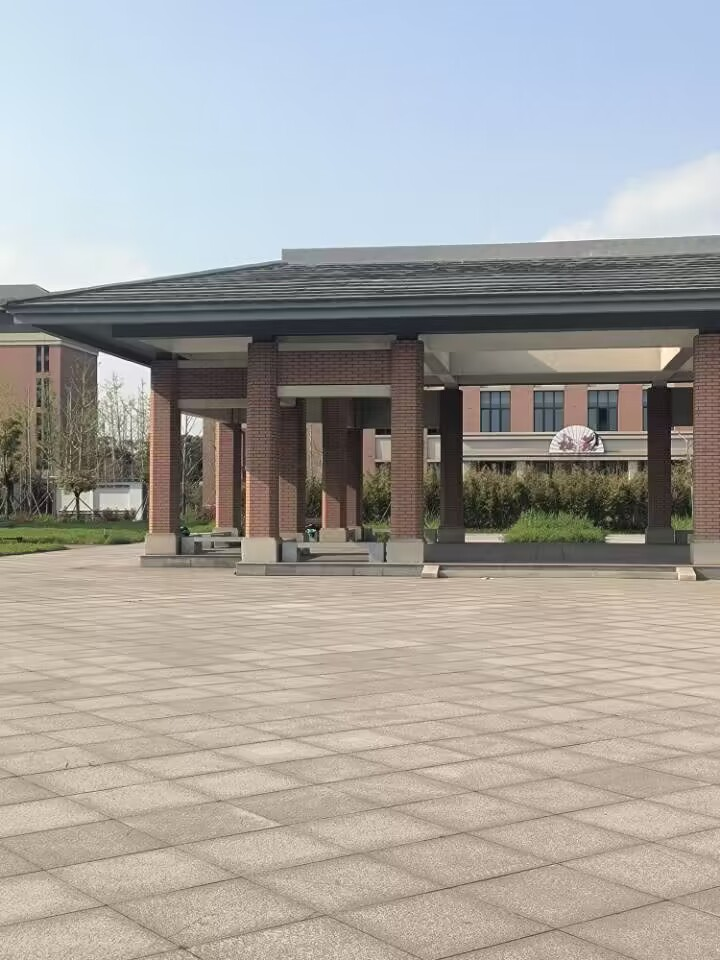
#> input picture 计算机视觉实践-练习1/images/left.jpg, 720 x 960 px
$ jupyter execute SIFT_stitch.ipynb
#> lines starting #> are read from the running program, lines starting #| are printed output that depends on the picture
[cell 1]
import cv2
import numpy as np
import matplotlib.pyplot as plt

# 1. 加载源图与待拼接图像

[cell 2]
path1 = 'images/left.jpg'
path2 = 'images/right.jpg'
img1 = cv2.imread(path1)
#> img1 is the input picture: shape (960, 720, 3); mean B, G, R 159.2, 162.8, 165.4
img2 = cv2.imread(path2)
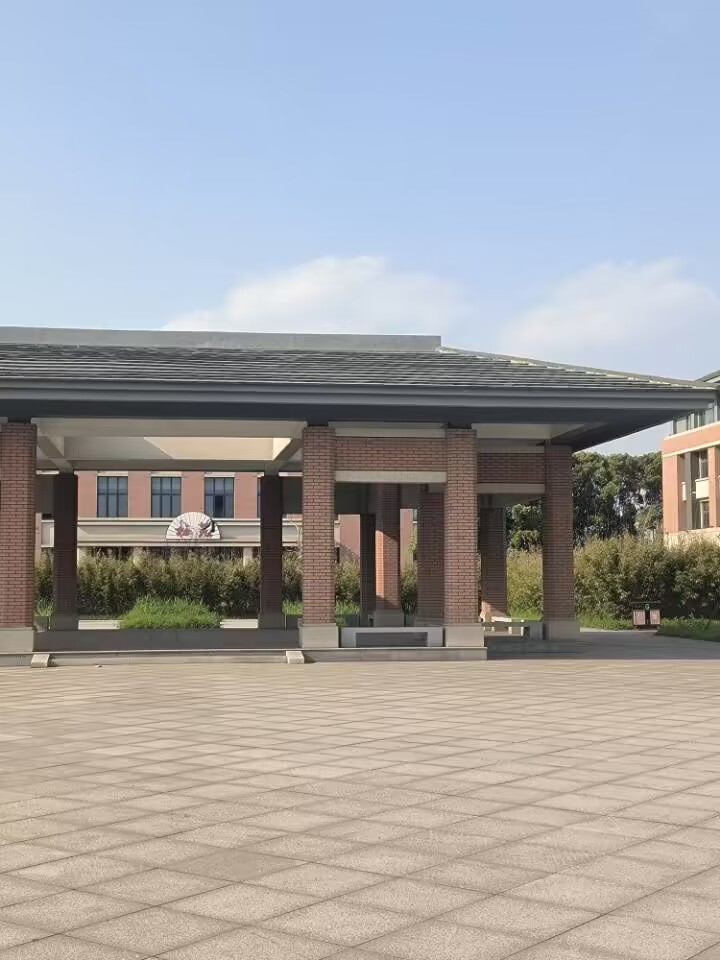
#> input picture 计算机视觉实践-练习1/images/right.jpg, 720 x 960 px
#> img2 is the input picture: shape (960, 720, 3); mean B, G, R 164.7, 162.7, 162.8

[cell 3]
plt.subplot(121), plt.imshow(cv2.cvtColor(img1, cv2.COLOR_BGR2RGB)), plt.title('src')
plt.subplot(122), plt.imshow(cv2.cvtColor(img2, cv2.COLOR_BGR2RGB)), plt.title('stitch')
plt.show()

# 2. SIFT特征点检测

[cell 4]
# 高斯金字塔示意图
f, ax = plt.subplots(2, 3, figsize=(12, 8))
ax[0, 0].imshow(cv2.cvtColor(img1, cv2.COLOR_BGR2RGB))
ax[0, 0].set_title("original")
ax[0, 0].set_xticks([])
ax[0, 0].set_yticks([])

for i in range(1, 6):
    # 高斯模糊
    image_blur = cv2.GaussianBlur(img1, (15, 15), i)
    # 计算子图
    ax[int(i/3), i % 3].imshow(cv2.cvtColor(image_blur, cv2.COLOR_BGR2RGB))
    ax[int(i/3), i % 3].set_title("σ" + str(i))
    ax[int(i/3), i % 3].set_xticks([])
    ax[int(i/3), i % 3].set_yticks([])
plt.show()

[cell 5]
# 高斯差分金字塔示意图
image_blur1 = cv2.GaussianBlur(img1, (15, 15), 1) # 一次高斯模糊
image_blur2 = cv2.GaussianBlur(img1, (15, 15), 2) # 二次高斯模糊
DOG_12 = image_blur1 - image_blur2                # 高斯差分图1-2
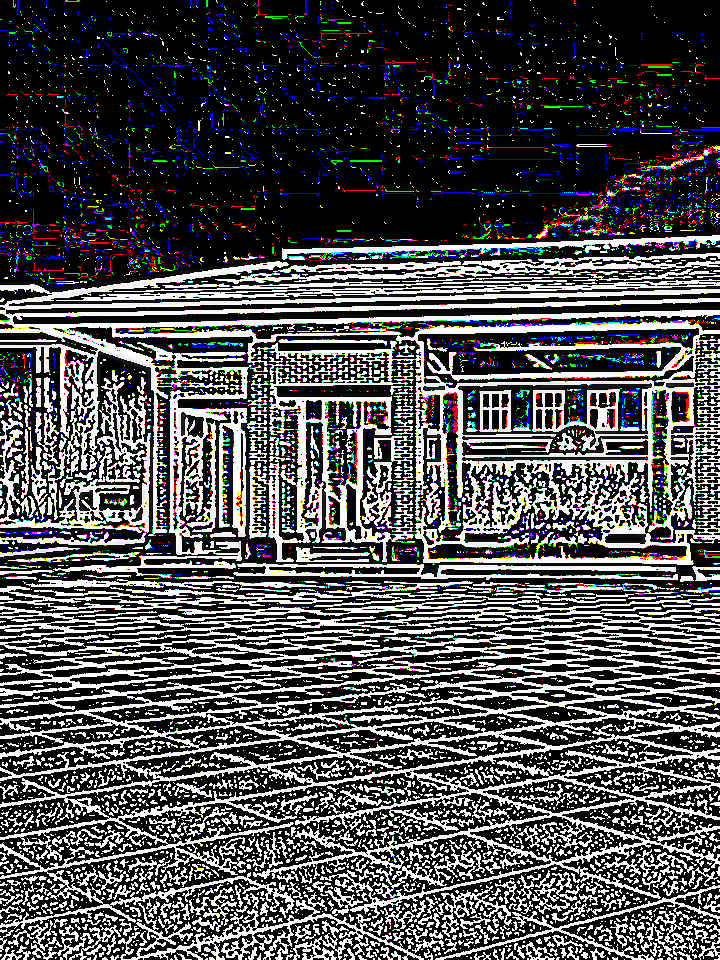
#> DOG_12: shape (960, 720, 3); mean B, G, R 81.7, 80.4, 80.6
image_blur7 = cv2.GaussianBlur(img1, (15, 15), 7) # 七次高斯模糊
image_blur8 = cv2.GaussianBlur(img1, (15, 15), 8) # 八高斯模糊
DOG_78 = image_blur7 - image_blur8                # 高斯差分图7-8
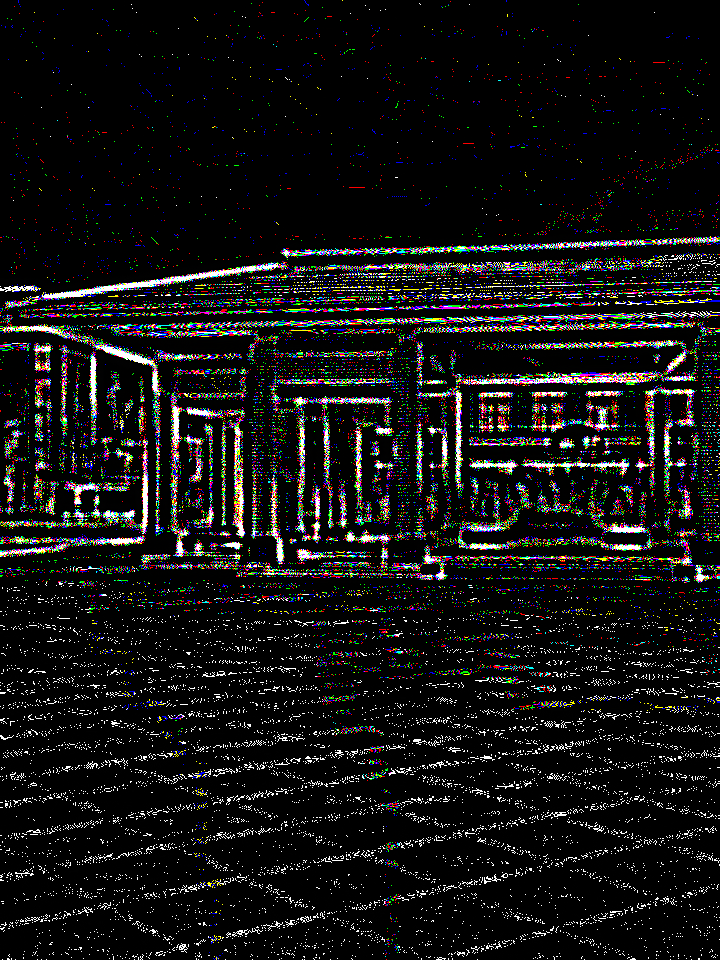
#> DOG_78: shape (960, 720, 3); mean B, G, R 19.2, 19.6, 20
# 绘图
title = ['σ1', 'σ2', 'σ1-σ2', 'σ7', 'σ8', 'σ7-σ8']
images = [image_blur1, image_blur2, DOG_12, image_blur7, image_blur8, DOG_78]
f, ax = plt.subplots(2, 3, figsize=(12, 8))
for i in range(6):
    ax[int(i/3), i % 3].imshow(cv2.cvtColor(images[i], cv2.COLOR_BGR2RGB))
    ax[int(i/3), i % 3].set_title(title[i])
    ax[int(i/3), i % 3].set_xticks([])
    ax[int(i/3), i % 3].set_yticks([])
plt.show()
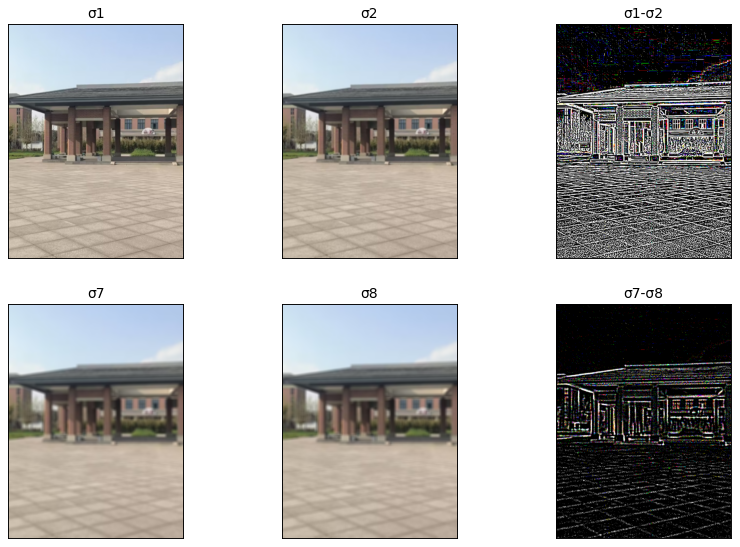
#> figure drawn by matplotlib, 6 panels

[cell 6]
# 检测sift特征点
sift = cv2.SIFT_create() # 使用cv2库中自带的sift特征检测器
kp1, des1 = sift.detectAndCompute(img1, None)
#> kp1 = 1646 keypoints; strongest (x, y, size): (442, 388, 2.4), (669, 385, 3.5), (596, 444, 2.7), (672, 458, 2)
kp2, des2 = sift.detectAndCompute(img2, None)
#> kp2 = 1436 keypoints; strongest (x, y, size): (213, 530, 2.6), (281, 474, 3.3), (216, 528, 2), (621, 514, 1.9)
print(des1.shape, des2.shape) # 128的特征向量
#| (1646, 128) (1436, 128)
des1

[cell 7]
img_1 = cv2.drawKeypoints(img1, kp1, None)
img_2 = cv2.drawKeypoints(img2, kp2, None)
plt.subplot(121), plt.imshow(cv2.cvtColor(img_1, cv2.COLOR_BGR2RGB)), plt.title('src-sitf')
plt.subplot(122), plt.imshow(cv2.cvtColor(img_2, cv2.COLOR_BGR2RGB)), plt.title('stitch-sift')
plt.show()
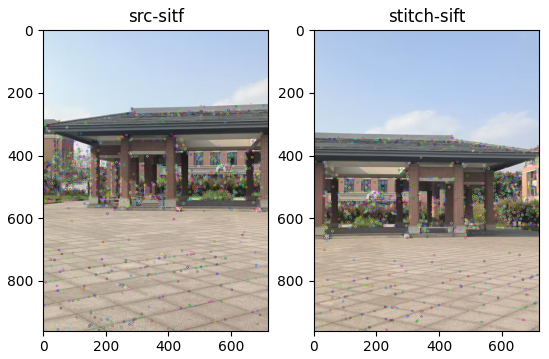
#> figure drawn by matplotlib, 2 panels

# 3. SIFT特征点配准

[cell 8]
from scipy.spatial import KDTree
# 使用KDTree进行最近邻查询
tree = KDTree(des2)
dist, indices = tree.query(des1, k=2)
#> dist = 1646 pairs, first value 33.39 to 422, second value 48.9 to 423.6; indices = 1646 pairs, first value 1 to 1425, second value 0 to 1432
# 对特征点进行筛选，保留最近邻距离小于0.75倍次近邻距离的点
good_indices = np.where(dist[:, 0] < 0.75 * dist[:, 1])[0]
#> good_indices = 240 values from 54 to 1632
matches = []
for idx in good_indices:
    matches.append(cv2.DMatch(idx, indices[idx][0], dist[idx][0]))
#> this loop made 240 passes
#> idx on passes 1 to 3: 54, 426, 449
#> after the loop, matches = 240 matches

# 绘制匹配结果
img_match = cv2.drawMatches(img1, kp1, img2, kp2, matches, None)
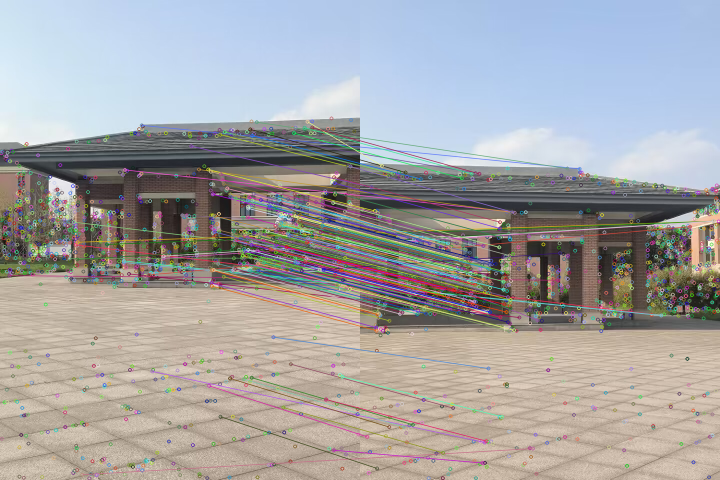
#> img_match: shape (960, 1440, 3) (shown at 1/2 size); mean B, G, R 164.5, 163.9, 165.3
plt.imshow(cv2.cvtColor(img_match, cv2.COLOR_BGR2RGB))

[cell 9]
# 使用RANSAC算法进行精确匹配
src_pts = np.float32([kp1[m.queryIdx].pt for m in matches]).reshape(-1, 1, 2)
#> src_pts = 240 rows, first 8: [18.57, 550.9], [138.6, 516.5], [147.2, 443.9], [150.9, 489.2], [154, 518.4], [154.8, 484], [164.1, 948.9], [213.4, 488.3]
dst_pts = np.float32([kp2[m.trainIdx].pt for m in matches]).reshape(-1, 1, 2)
#> dst_pts = 240 rows, first 8: [395.9, 560], [38.43, 515.4], [186.4, 534.1], [601.9, 630.4], [706.6, 441.9], [706.6, 441.9], [345.3, 896.7], [706.6, 441.9]
M, mask = cv2.findHomography(dst_pts, src_pts, cv2.RANSAC, 5.0)
#> M = [[0.833, 0.035, 381.6], [-0.133, 1.01, -77.26], [-0.00028, 4.99e-05, 1]]; mask = 240 values, max 1 at index 22, min 0 at index 0, mean 0.779
M #透视变换矩阵
#> Out has the same summary as M

# 4. 图像融合

[cell 10]
# 计算融合后的图像尺寸
height_img1 = img1.shape[0]
#> height_img1 = 960
width_img1 = img1.shape[1]
#> width_img1 = 720
width_img2 = img2.shape[1]
#> width_img2 = 720
height_panorama = height_img1
#> height_panorama = 960
width_panorama = width_img1 + width_img2
#> width_panorama = 1440
print(height_img1, width_panorama)
#| 960 1440

[cell 11]
# 使左右两个图像之间的过渡更加平滑
def create_mask(img1, img2, version):
    """
    创建用于图像拼接的掩码，实现边缘渐变融合效果。
    Args:
        img1: 第一幅图像。
        img2: 第二幅图像。
        version: 当前图像是左图还是右图，取值为'left_image'或'right_image'。
    Returns:
        一个形状为`(height_panorama, width_panorama, 3)`的掩码数组，其中每个元素的值表示对应像素在拼接后的图像中的透明度。
    """
#> called with version = 'left_image'
    # 获取输入图像的大小信息
    height_img1 = img1.shape[0]
#> height_img1 = 960
    width_img1 = img1.shape[1]
#> width_img1 = 720
    width_img2 = img2.shape[1]
#> width_img2 = 720
    height_panorama = height_img1
#> height_panorama = 960
    width_panorama = width_img1 + width_img2
#> width_panorama = 1440

    # 创建大小为`(height_panorama, width_panorama)`的全0数组作为掩码
    mask = np.zeros((height_panorama, width_panorama))

    # 设置渐变区域的大小和位置
    smoothing_window_size = 20
    offset = int(smoothing_window_size / 2)
    barrier = img1.shape[1] - int(smoothing_window_size / 2)
#> barrier = 710

    # 如果当前图像是左图
    if version== 'left_image':
        mask[:, :barrier - offset] = 1  # 将`mask`的左半部分设为1
        # 右半部分使用线性渐变将值从1逐渐降低到0，使得左图的边缘逐渐融合到右图中
        mask[:, barrier - offset: barrier + offset ] = np.tile(np.linspace(1, 0, 2 * offset).T, (height_panorama, 1))
    # 如果当前图像是右图
    else:
        mask[:, barrier + offset:] = 1  # 将`mask`的右半部分设为1
        # 左半部分使用线性渐变将值从0逐渐增加到1，使得右图的边缘逐渐融合到左图中
        mask[:, barrier - offset :barrier + offset ] = np.tile(np.linspace(0, 1, 2 * offset).T, (height_panorama, 1))

    # 将掩码沿着通道方向复制3次，得到形状为`(height_panorama, width_panorama, 3)`的掩码
    return cv2.merge([mask, mask, mask])

[cell 12]
# 创建全零矩阵，大小为拼接后全景图像的尺寸，维度为3，RGB图像
panorama1 = np.zeros((height_panorama, width_panorama, 3))
# 创建掩码数组
mask1 = create_mask(img1, img2, version='left_image')
# 将左图img1复制到全景图像的左边，与左边界对齐
panorama1[0: img1.shape[0], 0: img1.shape[1], :] = img1
# 左图像素与掩码相乘，平滑像素
panorama1 *= mask1
# 创建右图img2的掩码矩阵
mask2 = create_mask(img1, img2, version='right_image')
#> call 2 of create_mask, with version = 'right_image'
#> in create_mask (call 2), `mask[:, barrier - offset :barrier + offset ] = np.tile(np.linspace(0, ..`:
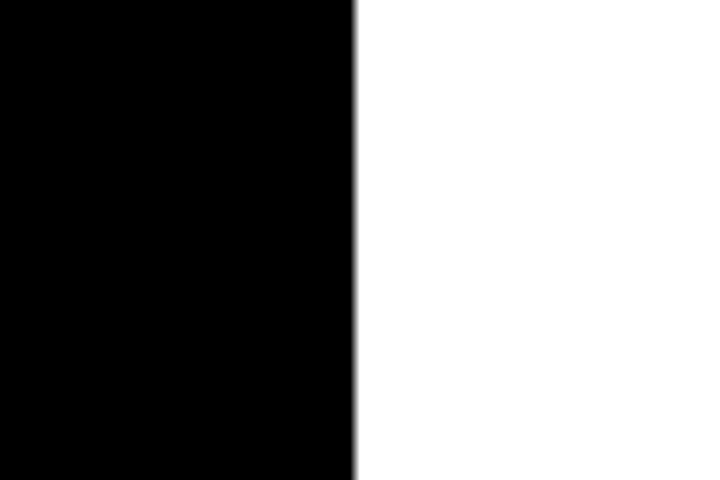
#> mask: shape (960, 1440) float64 (shown at 1/2 size); min 0, max 1, mean 0.507
# 使用透视变换矩阵M将右图img2进行透视变换，并将变换后的图像乘以掩膜矩阵mask2
panorama2 = cv2.warpPerspective(img2, M, (width_panorama, height_panorama)) * mask2
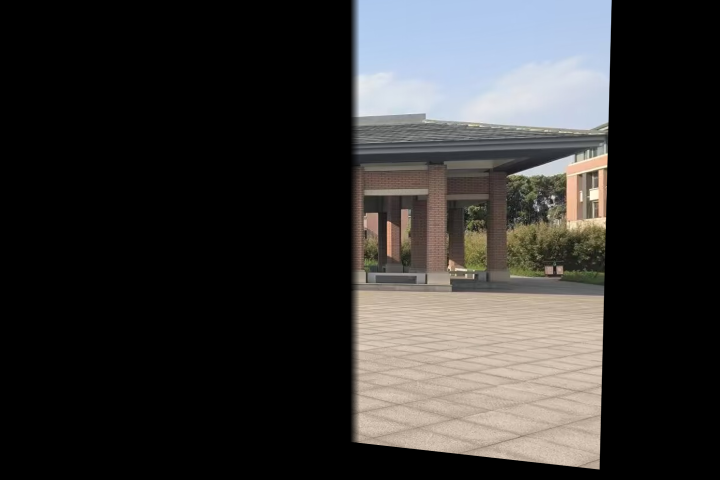
#> panorama2: shape (960, 1440, 3) float64 (shown at 1/2 size); mean B, G, R 51.2, 52.2, 53.5
# 将左图img1与经过透视变换的右图img2融合
result = panorama1 + panorama2
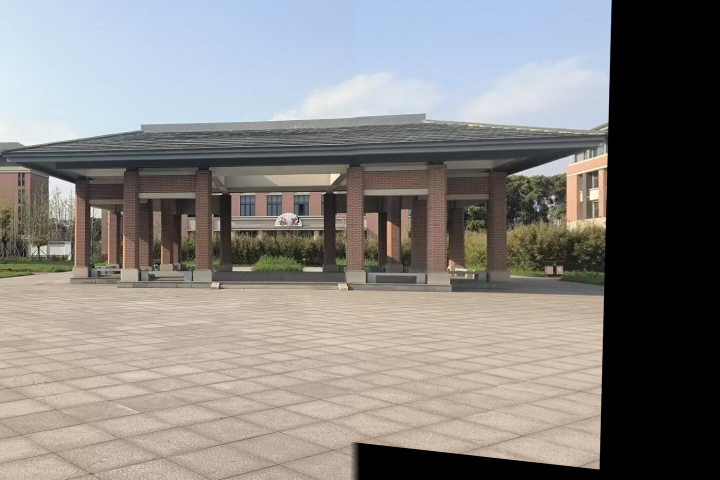
#> result: shape (960, 1440, 3) float64 (shown at 1/2 size); mean B, G, R 129.7, 132.4, 135
result = result.astype('uint8')
plt.imshow(cv2.cvtColor(result, cv2.COLOR_BGR2RGB))

[cell 13]
# 裁剪边缘
rows, cols = np.where(result[:, :, 0] != 0)
min_row, max_row = min(rows), max(rows) + 1
#> min_row = 0; max_row = 960
min_col, max_col = min(cols), max(cols) + 1
#> min_col = 0; max_col = 1224
final_result = result[min_row:max_row, min_col:max_col, :]
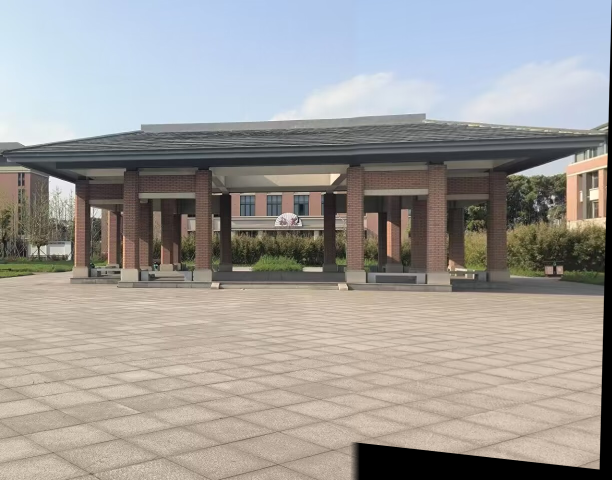
#> final_result: shape (960, 1224, 3) (shown at 1/2 size); mean B, G, R 152.6, 155.8, 158.8
plt.imshow(cv2.cvtColor(final_result, cv2.COLOR_BGR2RGB))
cv2.imwrite('panorama.jpg', final_result)
#> Out = True
